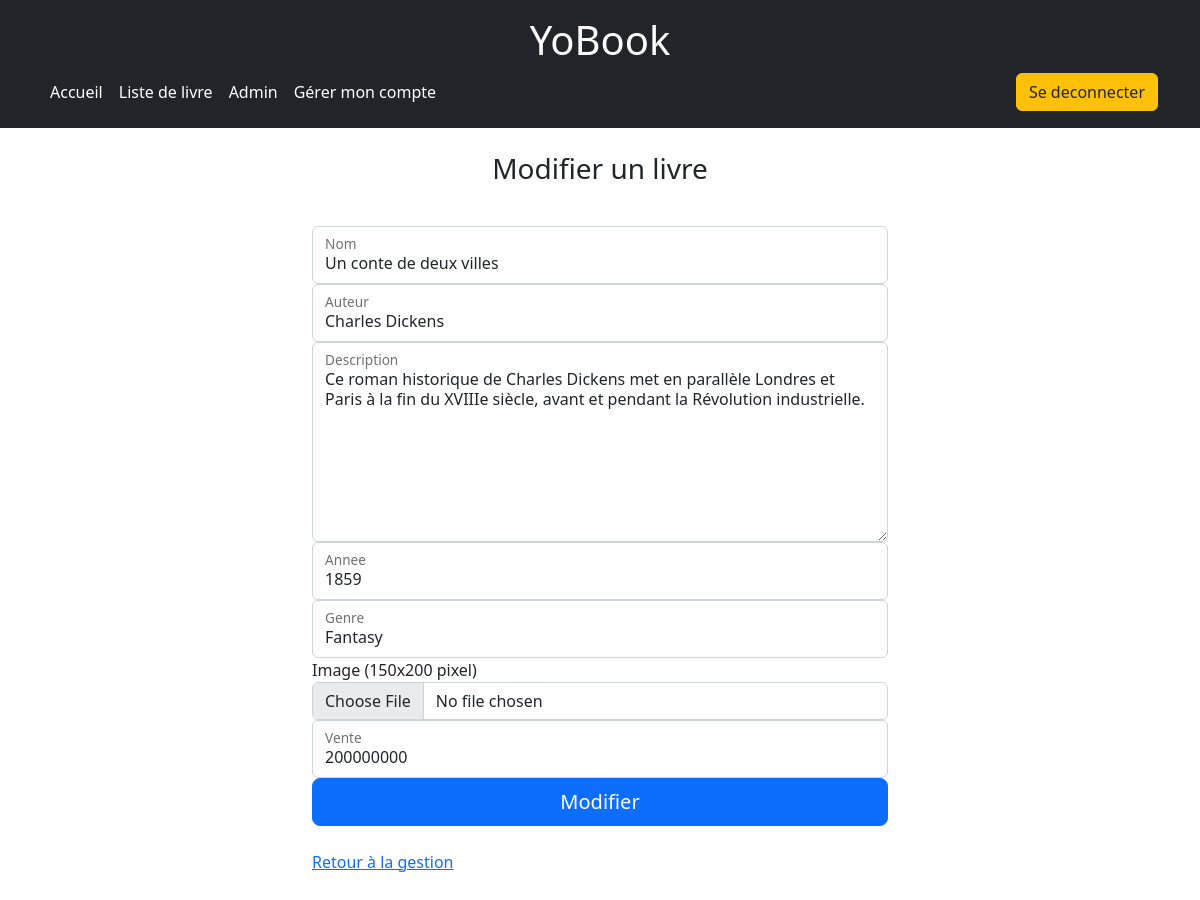
Screenshot of /index.php?uc=admin&action=modifierLivre&id=2 (signed in) with the database file from the repository.
### tables this page shows
CREATE TABLE `livre` (
  `idlivre` int(11) NOT NULL AUTO_INCREMENT,
  `nom` varchar(100) DEFAULT NULL,
  `annee` int(11) DEFAULT NULL,
  `description` varchar(10000) DEFAULT NULL,
  `auteur` varchar(100) DEFAULT NULL,
  `vente` int(11) DEFAULT NULL,
  `idgenre` int(11) NOT NULL,
  `image` varchar(100) DEFAULT NULL,
  PRIMARY KEY (`idlivre`,`idgenre`),
  KEY `fk_livre_genre1_idx` (`idgenre`),
  CONSTRAINT `fk_livre_genre1` FOREIGN KEY (`idgenre`) REFERENCES `genre` (`idgenre`) ON DELETE NO ACTION ON UPDATE NO ACTION
);

### modeles/monPdo.php (called while the page is built, shortened)
<?php
class MonPdo
{
    private static $serveur = 'mysql:host=localhost';
    private static $bdd = 'dbname=dblivre';
    private static $user = 'test';
    private static $mdp = 'Super';
    private static $unPdo = null;
    private function __construct()
    {
        MonPdo::$unPdo = new PDO(MonPdo::$serveur . ';' . MonPdo::$bdd, MonPdo::$user, MonPdo::$mdp);
        MonPdo::$unPdo->query("SET CHARACTER SET utf8");
        MonPdo::$unPdo->setAttribute(PDO::ATTR_ERRMODE, PDO::ERRMODE_EXCEPTION);
    }
    public static function getInstance()
    {
        if (self::$unPdo == null) {
            self::$monPdo = new MonPdo();
        }
        return self::$unPdo;
    }
    public static function dbRun($sql, $param = null)
    {
        $statement = MonPdo::getInstance()->prepare($sql);
        $statement->execute($param);
        return $statement;
    }
}

### modeles/Livre.php (called while the page is built, shortened)
<?php
class Livre
{
    private $nom;
    private $annee;
    private $description;
    private $auteur;
    private $vente;
    public function getNom()
    {
        return $this->nom;
    }
    public function getAnnee()
    {
        return $this->annee;
    }
    public function getDescription()
    {
        return $this->description;
    }
    public function getAuteur()
    {
        return $this->auteur;
    }
    public function getVente()
    {
        return $this->vente;
    }
    public static function findById(int $id)
    {
        $sql = "SELECT `idlivre`, `nom`, `annee`, `description`, `auteur`, `vente`, `idgenre`, `image` FROM livre WHERE idlivre = ?;";
        $param = [$id];
        $statement = MonPdo::getInstance()->prepare($sql);
        $statement->execute($param);
        $statement->setFetchMode(PDO::FETCH_CLASS | PDO::FETCH_PROPS_LATE, 'Livre');
        return $statement->fetch();
    }
}

### vues/admin/modifierLivre.php (the view)
<main class="form-signin">
    <div class="container w-50">
        <br>
        <h1 class="h3 mb-3 fw-normal text-center">Modifier un livre</h1>
        <br>
        <form method="POST" enctype="multipart/form-data">
            <div class="form-floating">
                <input type="text" class="form-control" id="nom" name="nom" value="<?= $modifierLivre->getNom() ?>" placeholder="Nom">
                <label for="floatingInput">Nom</label>
            </div>
            <div class="form-floating">
                <input type="text" class="form-control" id="auteur" name="auteur" value="<?= $modifierLivre->getAuteur() ?>" placeholder="Auteur">
                <label for="floatingInput">Auteur</label>
            </div>
            <div class="form-floating">
                <textarea class="form-control" style="height: 200px;" name="description" id="description" cols="30" rows="10" placeholder="Description"><?= $modifierLivre->getDescription() ?></textarea>
                <label for="floatingInput">Description</label>
            </div>
            <div class="form-floating">
                <input type="number" class="form-control" id="annee" name="annee" value="<?= $modifierLivre->getAnnee() ?>" placeholder="Annee">
                <label for="floatingInput">Annee</label>
            </div>
            <div class="form-floating">
                <?= Genre::CreateSelectFromGenre() ?>
                <label for="floatingInput">Genre</label>
            </div>
            <label for="floatingInput">Image (150x200 pixel)</label>
            <input type="file" class="form-control" name="image">
            <div class="form-floating">
                <input type="number" class="form-control" id="vente" name="vente" value="<?= $modifierLivre->getVente() ?>" placeholder="Vente">
                <label for="floatingInput">Vente</label>
            </div>
            <button class="w-100 btn btn-lg btn-primary" name="modifier" value="modifier" type="submit">Modifier</button>
        </form>
        <br>
        <a href="index.php?uc=admin&action=listLivres" class="link-primary">Retour à la gestion</a>
    </div>
</main>

### rows the page displays
livre: nom "Un conte de deux villes", auteur "Charles Dickens", description "Ce roman historique de Charles Dickens met en parallèle Londres et Paris à la fin du XVIIIe siècle, avant et pendant la Révolution industrielle.", annee "1859", vente "200000000"

### other values shown
form field genre "Fantasy"
